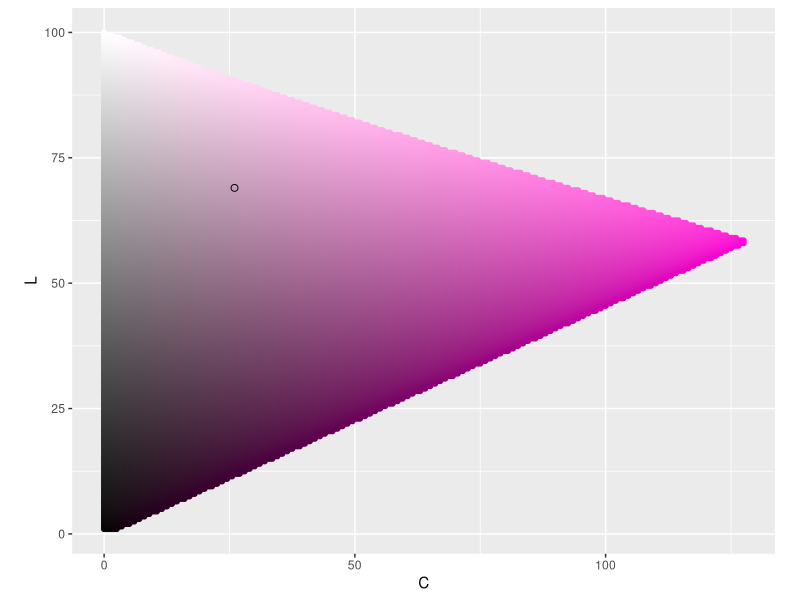
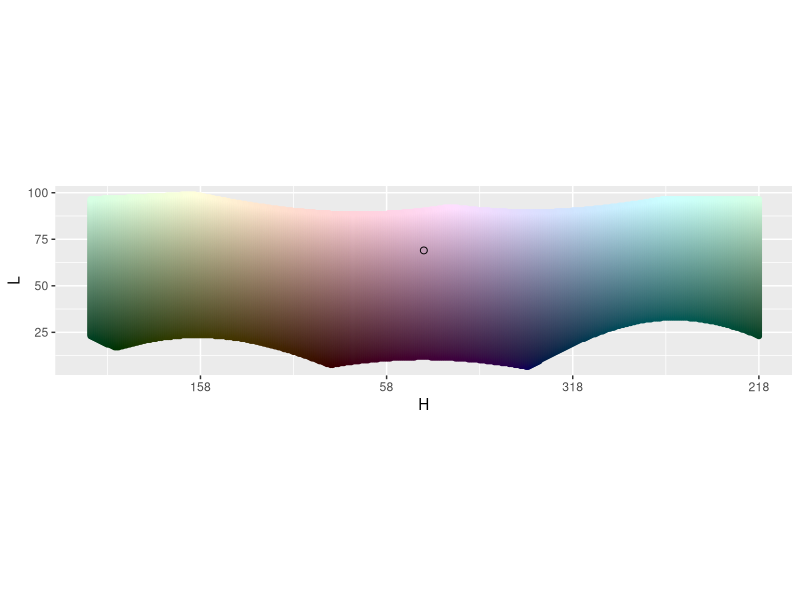
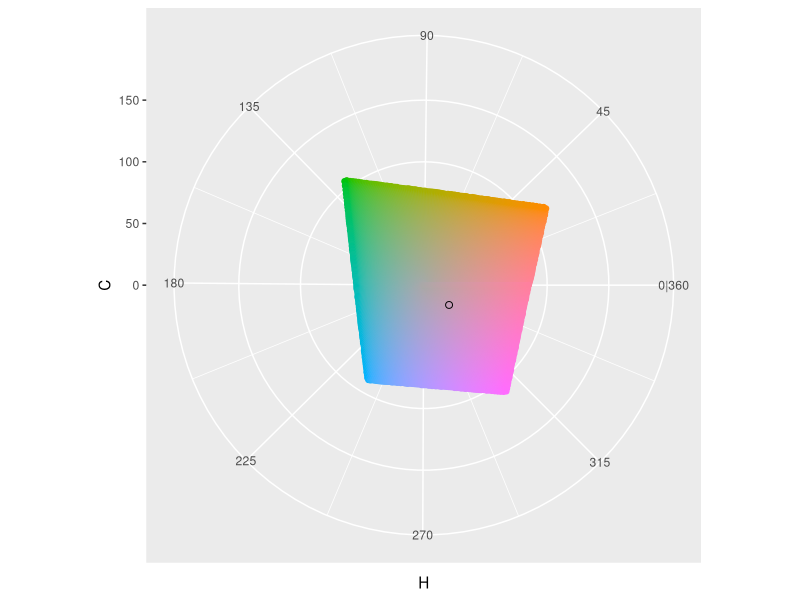
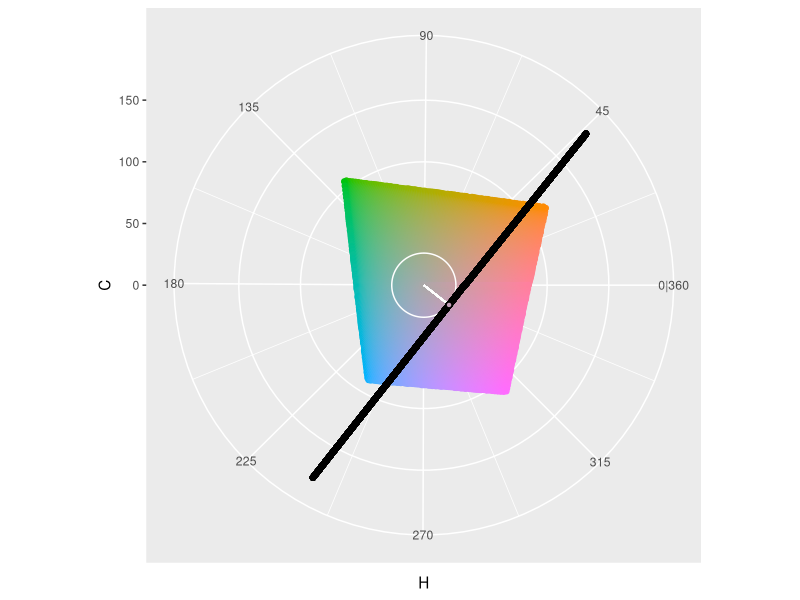
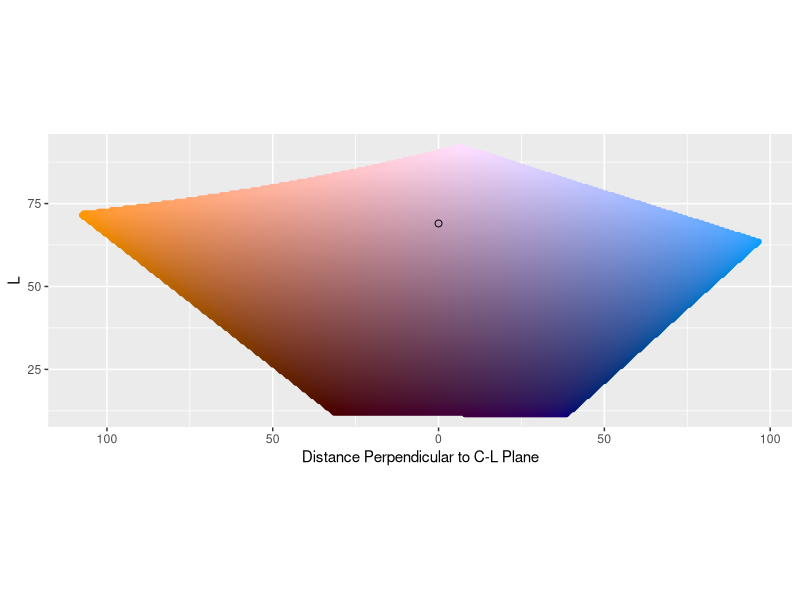
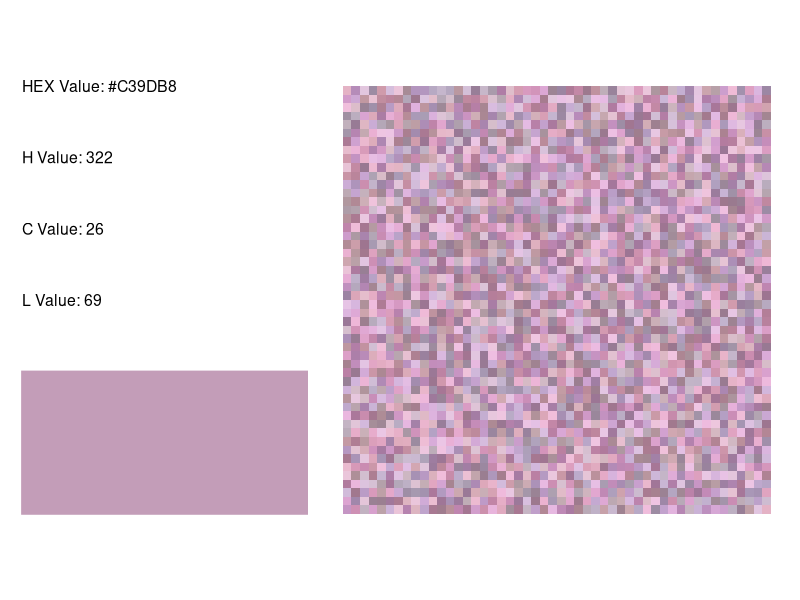
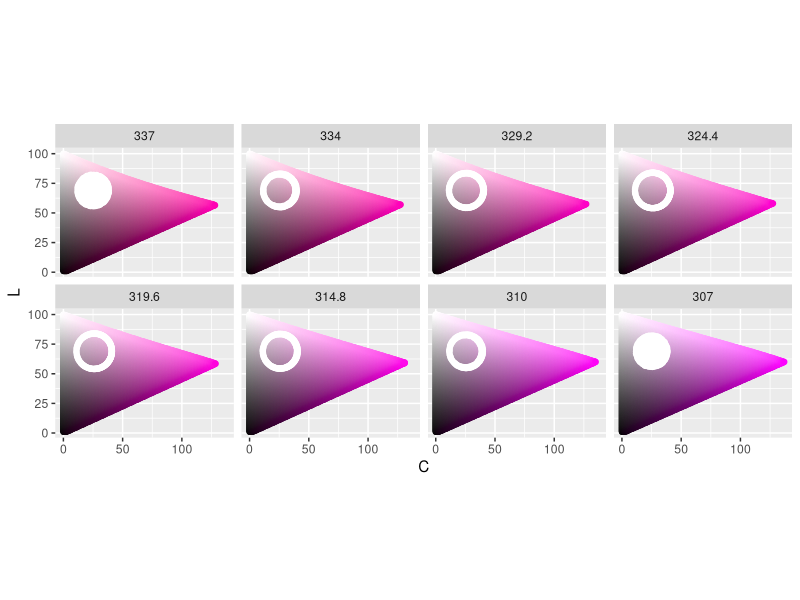
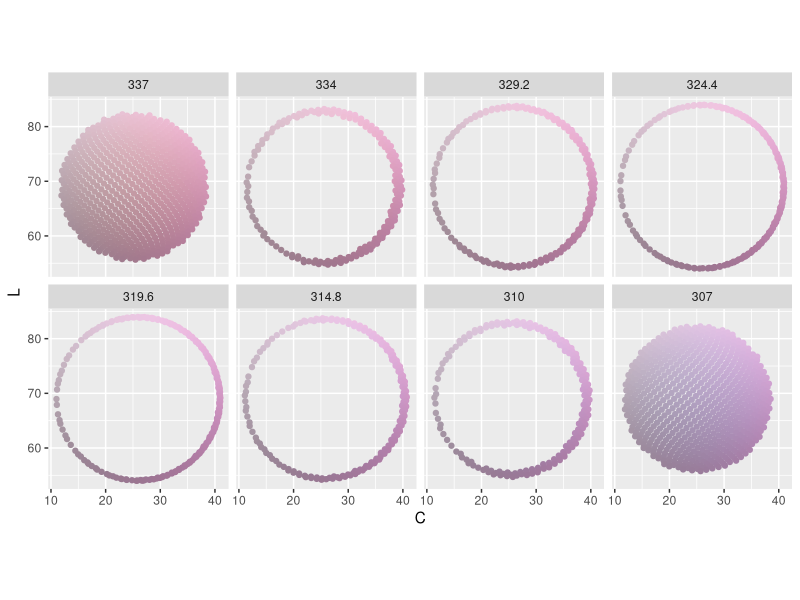

Write R code to recreate these figures, in order. (Note: a time limit stopped this script after it produced the figures.)
## ---- chunk 1
knitr::opts_chunk$set(eval = FALSE)
knitr::opts_knit$set(bookdown.internal.label = FALSE)
knitr::opts_chunk$set(out.extra = 'style="display:block; margin:auto;"')  # center
## ---- chunk 2
##---------
# Libraries
##---------
library(tidyverse)
library(patchwork)
library(colorspace)

##------------
# Pick a color
##------------
H_point <- 322
C_point <- 26
L_point <- 69

color_hex <- hcl(H_point, 
                 C_point, 
                 L_point,
                 fixup = FALSE)

##--------------------------------
# See color in H, C, L color space 
##--------------------------------
# C-L Plane ----
get_C_L_plane <- function(H_point) {
  expand_grid(H = H_point,
              C = seq(0, 180, .5),
              L = seq(1, 100, .5)) %>%
    mutate(color_value = hcl(H, C, L, fixup = FALSE)) %>%
    filter(!is.na(color_value))
}
C_L_plane <- get_C_L_plane(H_point)

graph_C_L_plane <- function(C_L_plane, color_hex) {
  ggplot() +
    geom_point(data = C_L_plane,
               aes(C, L, color = color_value, fill = color_value)) +
    scale_x_continuous(labels = abs) +
    scale_color_identity() +
    scale_fill_identity() +
    geom_point(aes(x = C_point,
                   y = L_point),
               color = 'black',
               fill = color_hex,
               shape = 21,
               size = 2) +
    coord_equal()
}
graph_C_L_plane(C_L_plane, color_hex)

# H-L Curve ----
get_H_L_curve <- function(C_point) {
  expand_grid(H = seq(1, 360, 1),
              C = C_point,
              L = seq(1, 100, .5)) %>%
    mutate(color_value = hcl(H, C, L, fixup = FALSE)) %>%
    filter(!is.na(color_value))
}
H_L_curve <- get_H_L_curve(C_point)

label_H_center <- function(H_point, ...) {
  function(x) {(x + (180 - H_point)) %% 360}
}

graph_H_L_curve <- function(H_L_curve, color_hex, H_point) {
  ggplot() +
    geom_point(data = H_L_curve,
               aes((H + (180 - H_point)) %% 360, L, 
                   color = color_value, fill = color_value)) +
    scale_color_identity() +
    scale_fill_identity() +
    geom_point(aes(x = 180, # Because we rotated points to not drop over edge
                   y = L_point),
               color = 'black',
               fill = color_hex,
               shape = 21,
               size = 2) +
    scale_x_reverse('H', # Like you're standing on the inside
                    labels = label_H_center(H_point = H_point),
                    limits = c(360, 0)) +
    coord_equal()
}
graph_H_L_curve(H_L_curve, color_hex, H_point)

# H-C plane ----
get_H_C_plane <- function(L_point){
  expand_grid(H = seq(1, 360, 1),
              C = seq(0, 180, .5),
              L = L_point) %>%
    mutate(color_value = hcl(H, C, L, fixup = FALSE)) %>%
    filter(!is.na(color_value))
}
H_C_plane <- get_H_C_plane(L_point)

graph_H_C_plane <- function(H_C_plane, color_hex) {
  ggplot() +
    geom_point(data = H_C_plane,
               aes(H, C, color = color_value, fill = color_value)) +
    scale_color_identity() +
    scale_fill_identity() +
    scale_x_continuous(breaks = seq(45, 360, 45),
                       minor_breaks = seq(0, 315, 45) + 45/2,
                       labels = c('45', '90', '135', '180', 
                                  '225', '270', '315', '0|360')) +
    scale_y_continuous(limits = c(0, 180)) +
    geom_point(aes(x = H_point,
                   y = C_point),
               color = 'black',
               fill = color_hex,
               shape = 21,
               size = 2) +
    coord_polar(start = 270 * pi / 180,
                direction = -1)
}
graph_H_C_plane(H_C_plane, color_hex)

# C tangent plane ----
C_circle <- data.frame(H = seq(1, 360),
                       C = C_point,
                       color_value = "white")
C_tangent_plane <- expand_grid(x = C_point, # Plane perpendicular to H at C
                               perpendicular_from_C_L = 
                                 seq(-sqrt(180^2 - C_point^2), sqrt(180^2 - C_point^2)),
                               L = seq(1, 100, 1)) %>%
  mutate(x_rotate = x * cos(H_point * pi/180) -  # rotate
           perpendicular_from_C_L * sin(H_point * pi/180),
         y_rotate = x * sin(H_point * pi/180) + 
           perpendicular_from_C_L * cos(H_point * pi/180)) %>%
  mutate(x = x_rotate,
         y = y_rotate) %>%
  select(-x_rotate, -y_rotate)  %>%
  mutate(H = (atan2(y, x) * 180/pi) %% 360,
         C = sqrt(x^2 + y^2)) %>%
  mutate(color_value = "white")
ggplot(data = H_C_plane,
       aes(H, C, color = color_value, fill = color_value)) +
  geom_point() +
  scale_color_identity() +
  scale_fill_identity() +
  scale_x_continuous(breaks = seq(45, 360, 45),
                     minor_breaks = seq(0, 315, 45) + 45/2,
                     labels = c('45', '90', '135', '180', 
                                '225', '270', '315', '0|360')) +
  scale_y_continuous(limits = c(0, 180)) +
  geom_path(data = C_circle) +
  geom_segment(x = H_point,
               y = 0,
               xend = H_point,
               yend = C_point,
               col = "white") +
  geom_point(data = C_tangent_plane, col = "black") +
  geom_point(x = H_point,
             y = C_point,
             color = 'black',
             fill = color_hex,
             shape = 21) +
  coord_polar(start = 270 * pi / 180,
              direction = -1)

get_C_tangent_plane <- function(H_point, C_point) {
  expand_grid(x = C_point, # Plane perpendicular to H at C
              perpendicular_from_C_L = seq(-180, 180, .5),
              L = seq(1, 100, .5)) %>%
    mutate(x_rotate = x * cos(H_point * pi/180) -  # rotate
             perpendicular_from_C_L * sin(H_point * pi/180),
           y_rotate = x * sin(H_point * pi/180) + 
             perpendicular_from_C_L * cos(H_point * pi/180)) %>%
    mutate(x = x_rotate,
           y = y_rotate) %>%
    select(-x_rotate, -y_rotate)  %>%
    mutate(H = (atan2(y, x) * 180/pi) %% 360,
           C = sqrt(x^2 + y^2)) %>%
    mutate(color_value = hcl(H, C, L, fixup = FALSE)) %>%
    filter(!is.na(color_value))
}
C_tangent_plane <- get_C_tangent_plane(H_point, C_point)

graph_C_tangent_plane <- function(C_tangent_plane, color_hex) {
  ggplot() +
    geom_point(data = C_tangent_plane,
               aes(perpendicular_from_C_L, L, 
                   color = color_value, fill = color_value)) +
    scale_color_identity() +
    scale_fill_identity() +
    scale_x_reverse("Distance Perpendicular to C-L Plane",
                    labels = abs) +
    geom_point(aes(x = 0,
                   y = L_point),
               color = 'black',
               fill = color_hex,
               shape = 21,
               size = 2) +
    coord_equal()
}
graph_C_tangent_plane(C_tangent_plane, color_hex)
## ---- chunk 3
knitr::include_graphics('/post/2021-08-10-choosing-nearby-colors-part-2/index.en-us_files/c_l_plane.png', error = FALSE)
## ---- chunk 4
knitr::include_graphics('/post/2021-08-10-choosing-nearby-colors-part-2/index.en-us_files/h_c_plane.png', error = FALSE)
## ---- chunk 5
knitr::include_graphics('/post/2021-08-10-choosing-nearby-colors-part-2/index.en-us_files/h_l_curve.png', error = FALSE)
## ---- chunk 6
knitr::include_graphics('/post/2021-08-10-choosing-nearby-colors-part-2/index.en-us_files/c_tangent_plane_setup.png', error = FALSE)
## ---- chunk 7
knitr::include_graphics('/post/2021-08-10-choosing-nearby-colors-part-2/index.en-us_files/c_tangent_plane.png', error = FALSE)
## ---- chunk 8
##------------------
# x, y, L perimeter
##------------------
width <- 15
n_color <- 50 ^ 2

# http://extremelearning.com.au/how-to-evenly-distribute-points-on-a-sphere-more-effectively-than-the-canonical-fibonacci-lattice/#more-3069
get_xyl_data <- function(H_point, C_point, L_point, width, n_color) {
  data.frame(theta = 2 * pi * seq(0, n_color - 1) / ((1 + sqrt(5)) / 2),
             phi = acos(1 - 2 * (seq(0, n_color - 1) + .5) / n_color)) %>%
    mutate(x = cos(theta) * sin(phi),
           y = sin(theta) * sin(phi),
           L = cos(phi)) %>%
    mutate(x = x * width + C_point * cos(H_point * pi/180),
           y = y * width + C_point * sin(H_point * pi/180),
           L = L * width + L_point) %>%
    mutate(H = (atan2(y, x) * 180/pi) %% 360,
           C = sqrt(x^2 + y^2)) %>%
    filter(L >= 0 & L <= 100 & C >= 0) %>%
    mutate(color_value = hcl(h = H,
                             c = C,
                             l = L)) %>%
    mutate(x = C * cos(H * pi/180),
           y = C * sin(H * pi/180)) %>%
    mutate(perpendicular_from_C_L = x * sin(-H_point * pi/180) + 
             y * cos(-H_point * pi/180),
           parallel_along_C_L = x * cos(-H_point * pi/180) - 
             y * sin(-H_point * pi/180)) %>%
    mutate(row_value = sample(row_number(), n()),
           col_value = ceiling(row_value / sqrt(n_color))) %>%
    mutate(row_value = (row_value %% sqrt(n_color)) + 1) %>%
    mutate(L_cut = as.character(
      cut(L, breaks = c(-Inf, seq(L_point - width, 
                                  L_point + width, 
                                  length.out = 7), 
                        Inf),
          labels = c(L_point - width, 
                     seq(L_point - (width * .8), 
                         L_point + (width * .8), 
                         length.out = 6), 
                     L_point + width))),
      C_cut = as.character(
        cut(C,
            breaks = c(-Inf, 
                       seq(C_point - width, 
                           C_point + width, 
                           length.out = 7), 
                       Inf),
            labels = c(C_point - width, 
                       seq(C_point - (width * .8), 
                           C_point + (width * .8), 
                           length.out = 6), 
                       C_point + width))),
      H_cut = as.character(
        cut((180 - abs(abs(H - H_point) - 180)) * 
              sign(180 - abs(H - H_point)) * 
              sign(H - H_point),
            breaks = c(-Inf, 
                       seq(0 - width, 
                           0 + width, 
                           length.out = 7), 
                       Inf),
            labels = c(H_point - width, 
                       seq(H_point - (width * .8), 
                           H_point + (width * .8), 
                           length.out = 6), 
                       H_point + width) %% 360)),
      perpendicular_from_C_L_cut = as.character(
        cut(perpendicular_from_C_L,
            breaks = c(-Inf, seq(0 - width, 
                                 0 + width, 
                                 length.out = 7), 
                       Inf),
            labels = c(0 - width, 
                       seq(0 - (width * .8), 
                           0 + (width * .8), 
                           length.out = 6), 
                       0 + width))),
      parallel_along_C_L_cut = as.character(
        cut(parallel_along_C_L,
            breaks = c(-Inf, 
                       seq(C_point - width, 
                           C_point + width, 
                           length.out = 7), 
                       Inf),
            labels = c(C_point - width, 
                       seq(C_point - (width * .8), 
                           C_point + (width * .8), 
                           length.out = 6), 
                       C_point + width)))) %>%
    mutate(L_cut = as.factor(as.numeric(L_cut)),
           C_cut = as.factor(as.numeric(C_cut)),
           H_cut = as.factor(as.numeric(H_cut)),
           perpendicular_from_C_L_cut = 
             as.factor(as.numeric(perpendicular_from_C_L_cut)),
           parallel_along_C_L_cut = 
             as.factor(as.numeric(parallel_along_C_L_cut))) %>%
    mutate(H_cut = fct_expand(H_cut, 
                              as.character(c(H_point - width, 
                                             seq(H_point - (width * .8), 
                                                 H_point + (width * .8), 
                                                 length.out = 6), 
                                             H_point + width) %% 360)),
           perpendicular_from_C_L_cut = 
             fct_expand(perpendicular_from_C_L_cut,
                        as.character(c(0 - width, 
                                       seq(0 - (width * .8), 
                                           0 + (width * .8), 
                                           length.out = 6), 
                                       0 + width)))) %>%
    mutate(H_cut = fct_relevel(H_cut, 
                               as.character(c(H_point - width, 
                                              seq(H_point - (width * .8), 
                                                  H_point + (width * .8), 
                                                  length.out = 6), 
                                              H_point + width) %% 360)),
           perpendicular_from_C_L_cut = 
             fct_relevel(perpendicular_from_C_L_cut,
                         as.character(c(0 - width, 
                                        seq(0 - (width * .8), 
                                            0 + (width * .8), 
                                            length.out = 6), 
                                        0 + width)))) %>%
    mutate(H_cut = fct_rev(H_cut),
           perpendicular_from_C_L_cut = fct_rev(perpendicular_from_C_L_cut))
}

xyl <- get_xyl_data(H_point, C_point, L_point, width, n_color)

graph_info <- function(H_point, C_point, L_point) {
  color_hex <- hcl(H_point, 
                   C_point,
                   L_point,
                   fixup = FALSE)
  
  ggplot() +
    geom_rect(aes(xmin = 0, xmax = 1,
                  ymin = 0, ymax = .5), col = color_hex, fill = color_hex) +
    geom_text(data = data.frame(x = 0,
                                y = seq(1.5, .75, -.25),
                                label = c(paste("HEX Value:", color_hex), 
                                          paste("H Value:", H_point),
                                          paste("C Value:", C_point),
                                          paste("L Value:", L_point))),
              aes(x, y, label = label), hjust = 0, size = 4) +
    coord_equal() +
    theme_void()
}

graph_sample <- function(color_points) {
  ggplot(data = color_points,
         aes(x = row_value,
             y = col_value,
             fill = color_value)) +
    geom_tile() +
    coord_equal() +
    scale_fill_identity() +
    theme_void()
}

p1 <- graph_info(H_point, C_point, L_point)
p2 <- graph_sample(xyl)
p1 + p2

# C L plane by H
graph_C_L_by_H <- function(color_points) {
  ggplot(data = color_points, aes(C, L, 
                                  col = color_value, fill = color_value)) +
    geom_point() +
    scale_color_identity() +
    scale_fill_identity() +
    facet_wrap(~ H_cut, nrow = 2) +
    coord_equal() 
}

get_C_L_plane_by_H <- function(color_points, H_point, width) {
  map_dfr(as.numeric(as.character(unique(color_points$H_cut))), 
          get_C_L_plane) %>%
    mutate(H_cut = as.factor(H)) %>%
    mutate(H_cut = fct_expand(H_cut, 
                              as.character(c(H_point - width, 
                                             seq(H_point - (width * .8), 
                                                 H_point + (width * .8), 
                                                 length.out = 6), 
                                             H_point + width) %% 360))) %>%
    mutate(H_cut = fct_relevel(H_cut, 
                               as.character(c(H_point - width, 
                                              seq(H_point - (width * .8), 
                                                  H_point + (width * .8), 
                                                  length.out = 6), 
                                              H_point + width) %% 360))) %>%
    mutate(H_cut = fct_rev(H_cut))
}
C_L_plane_by_H <- get_C_L_plane_by_H(xyl, H_point, width)

graph_C_L_plane_by_H <- function(C_L_plane, color_points) {
  ggplot() +
    geom_point(data = C_L_plane,
               aes(C, L, color = color_value, fill = color_value)) +
    geom_point(data = color_points,
               aes(C, L, color = "white", fill = "white")) +
    scale_x_continuous(labels = abs) +
    scale_color_identity() +
    scale_fill_identity() +
    facet_wrap(~ H_cut, nrow = 2) +
    coord_equal()
}
graph_C_L_plane_by_H(C_L_plane_by_H, xyl)
graph_C_L_by_H(xyl)

# H L curve
graph_H_L_by_C <- function(color_points, H_point) {
  ggplot(data = color_points, aes((H + (180 - H_point)) %% 360, L, 
                                  color = color_value, fill = color_value)) +
    geom_point() +
    scale_color_identity() +
    scale_fill_identity() +
    scale_x_reverse('H', # Like you're standing on the inside
                    labels = label_H_center(H_point = H_point)) +
    facet_wrap(~ C_cut, nrow = 2) +
    coord_equal()
}

get_H_L_curve_by_C <- function(color_points) {
  map_dfr(as.numeric(as.character(
    unique(color_points$C_cut))), get_H_L_curve) %>%
    mutate(C_cut = as.factor(C))
}
H_L_curve_by_C <- get_H_L_curve_by_C(xyl)

graph_H_L_curve_by_C <- function(H_L_curve_by_C, color_points, H_point) {
  ggplot() +
    geom_point(data = H_L_curve_by_C,
               aes((H + (180 - H_point)) %% 360, L, 
                   color = color_value, fill = color_value)) +
    geom_point(data = color_points,
               aes((H + (180 - H_point)) %% 360, L, 
                   color = "white", fill = "white")) +
    scale_color_identity() +
    scale_fill_identity() +
    scale_x_reverse('H', # Like you're standing on the inside
                    labels = label_H_center(H_point = H_point),
                    limits = c(360, 0)) +
    facet_wrap(~ C_cut, nrow = 2) +
    coord_equal()
}
graph_H_L_curve_by_C(H_L_curve_by_C, xyl, H_point)
graph_H_L_by_C(xyl, H_point)

# H C plane by L
graph_x_y_by_L <- function(color_points, H_point) {
  ggplot(data = color_points, aes(x, y, 
                                  col = color_value, fill = color_value)) +
    geom_abline(slope = c(tan(-67.5 * pi/180), 
                          tan(-45 * pi/180), 
                          tan(-22.5 * pi/180),
                          0, 100000,
                          tan(22.5 * pi/180), 
                          tan(45 * pi/180), 
                          tan(67.5 * pi/180)), 
                intercept = 0,
                color = "white") +
    geom_abline(slope = tan(H_point * pi/180), 
                intercept = 0,
                color = "black") +
    geom_point() +
    scale_color_identity() +
    scale_fill_identity() +
    facet_wrap(~ L_cut, nrow = 2) +
    coord_equal() +
    theme(axis.line=element_blank(), axis.text.x=element_blank(),
          axis.text.y=element_blank(), axis.ticks=element_blank(),
          axis.title.x=element_blank(), axis.title.y=element_blank(),
          panel.grid.major=element_blank(), panel.grid.minor=element_blank())
}

get_H_C_plane_by_L <- function(color_points) {
  map_dfr(as.numeric(
    as.character(unique(color_points$L_cut))), get_H_C_plane) %>%
    mutate(L_cut = as.factor(L))
}
H_C_plane_by_L <- get_H_C_plane_by_L(xyl)

graph_H_C_plane_by_L <- function(H_C_plane_by_L, color_points) {
  ggplot() +
    geom_point(data = H_C_plane_by_L,
               aes(H, C, color = color_value, fill = color_value)) +
    geom_point(data = color_points,
               aes(H , C, color = "white", fill = "white")) +
    scale_color_identity() +
    scale_fill_identity() +
    scale_x_continuous(breaks = seq(45, 360, 45),
                       minor_breaks = seq(0, 315, 45) + 45/2,
                       labels = c('45', '90', '135', '180', 
                                  '225', '270', '315', '0|360')) +
    scale_y_continuous(limits = c(0, 180)) +
    facet_wrap(~ L_cut, nrow = 2) +
    coord_polar(start = 270 * pi / 180,
                direction = -1)
}
graph_H_C_plane_by_L(H_C_plane_by_L, xyl)
graph_x_y_by_L(xyl, H_point)

# C tangent plane
label_perpendicular_from_C_L_cut<- function(x) {
  as.character(abs(as.numeric(x)))
}

graph_parallel_perpendicular_by_L <- function(color_points) {
  ggplot(data = color_points, 
         aes(x = parallel_along_C_L,
             y = perpendicular_from_C_L,
             color = color_value)) +
    geom_point() +
    scale_color_identity() +
    scale_y_continuous("Distance Perpendicular to C-L Plane", # similar to H
                       labels = abs) +
    labs(x = "Distance Parallel to C-L Plane") + # similar to C
    facet_wrap(~ L_cut, nrow = 2) +
    coord_equal()
}
graph_parallel_perpendicular_by_L(xyl)

graph_perpendicular_L_by_parallel <- function(color_points) {
  ggplot(data = color_points, 
         aes(x = perpendicular_from_C_L,
             y = L,
             color = color_value)) +
    geom_point() +
    scale_color_identity() +
    scale_x_continuous("Distance Perpendicular to C-L Plane",
                       labels = abs) +
    scale_y_continuous(labels = abs) +
    facet_wrap(~ parallel_along_C_L_cut, nrow = 2) +
    coord_equal()
}
graph_perpendicular_L_by_parallel(xyl)

graph_parallel_L_by_perpendicular <- function(color_points) {
  ggplot(data = color_points, 
         aes(x = parallel_along_C_L,
             y = L,
             color = color_value)) +
    geom_point() +
    scale_color_identity() +
    labs(x = "Distance Parallel to C-L Plane") +
    facet_wrap(~ perpendicular_from_C_L_cut, nrow = 2,
               labeller = as_labeller(label_perpendicular_from_C_L_cut)) +
    coord_equal()
}
graph_parallel_L_by_perpendicular(xyl)
## ---- chunk 9
knitr::include_graphics('/post/2021-08-10-choosing-nearby-colors-part-2/index.en-us_files/xyl_info.png', error = FALSE)
## ---- chunk 10
knitr::include_graphics('/post/2021-08-10-choosing-nearby-colors-part-2/index.en-us_files/xyl_c_l_plane.png', error = FALSE)
## ---- chunk 11
knitr::include_graphics('/post/2021-08-10-choosing-nearby-colors-part-2/index.en-us_files/xyl_c_l.png', error = FALSE)
## ---- chunk 12
knitr::include_graphics('/post/2021-08-10-choosing-nearby-colors-part-2/index.en-us_files/xyl_h_l_curve.png', error = FALSE)
## ---- chunk 13
knitr::include_graphics('/post/2021-08-10-choosing-nearby-colors-part-2/index.en-us_files/xyl_h_l.png', error = FALSE)
## ---- chunk 14
knitr::include_graphics('/post/2021-08-10-choosing-nearby-colors-part-2/index.en-us_files/xyl_h_c_plane.png', error = FALSE)
## ---- chunk 15
knitr::include_graphics('/post/2021-08-10-choosing-nearby-colors-part-2/index.en-us_files/xyl_h_c.png', error = FALSE)
## ---- chunk 16
knitr::include_graphics('/post/2021-08-10-choosing-nearby-colors-part-2/index.en-us_files/xyl_par_per.png', error = FALSE)
## ---- chunk 17
knitr::include_graphics('/post/2021-08-10-choosing-nearby-colors-part-2/index.en-us_files/xyl_per_l.png', error = FALSE)
## ---- chunk 18
knitr::include_graphics('/post/2021-08-10-choosing-nearby-colors-part-2/index.en-us_files/xyl_par_l.png', error = FALSE)
## ---- chunk 19
##------------------
# H, C, L, perimeter
##------------------
get_hcl_data <- function(H_point, C_point, L_point, width, n_color) {
 data.frame(theta = 2 * pi * seq(0, n_color - 1) / ((1 + sqrt(5)) / 2),
                  phi = acos(1 - 2 * (seq(0, n_color - 1) + .5) / n_color)) %>%
  mutate(H = cos(theta) * sin(phi),
         C = sin(theta) * sin(phi),
         L = cos(phi)) %>%
  mutate(H = H * width + H_point,
         C = C * width + C_point,
         L = L * width + L_point) %>%
  mutate(H = H %% 360) %>% # not really needed except for graphs
  filter(L >= 0 & L <= 100 & C >= 0) %>%
  mutate(color_value = hcl(h = H,
                           c = C,
                           l = L)) %>%
  mutate(x = C * cos(H * pi/180),
         y = C * sin(H * pi/180)) %>%
  mutate(perpendicular_from_C_L = x * sin(-H_point * pi/180) + 
           y * cos(-H_point * pi/180), # not a C value since we didn't rotate by H
         parallel_along_C_L = x * cos(-H_point * pi/180) - 
           y * sin(-H_point * pi/180)) %>%
  mutate(row_value = sample(row_number(), n()),
         col_value = ceiling(row_value / sqrt(n_color))) %>%
  mutate(row_value = (row_value %% sqrt(n_color)) + 1) %>%
  mutate(L_cut = as.character(
    cut(L, breaks = c(-Inf, seq(L_point - width, 
                                L_point + width, 
                                length.out = 7), 
                      Inf),
        labels = c(L_point - width, 
                   seq(L_point - (width * .8), 
                       L_point + (width * .8), 
                       length.out = 6), 
                   L_point + width))),
         C_cut = as.character(
           cut(C,
               breaks = c(-Inf, 
                          seq(C_point - width, 
                              C_point + width, 
                              length.out = 7), 
                          Inf),
               labels = c(C_point - width, 
                          seq(C_point - (width * .8), 
                              C_point + (width * .8), 
                              length.out = 6), 
                          C_point + width))),
         H_cut = as.character(
           cut((180 - abs(abs(H - H_point) - 180)) * 
                 sign(180 - abs(H - H_point)) * 
                 sign(H - H_point),
               breaks = c(-Inf, 
                          seq(0 - width, 
                              0 + width, 
                              length.out = 7), 
                          Inf),
               labels = c(H_point - width, 
                          seq(H_point - (width * .8), 
                              H_point + (width * .8), 
                              length.out = 6), 
                          H_point + width) %% 360)),
         perpendicular_from_C_L_cut = as.character(
           cut(perpendicular_from_C_L,
               breaks = c(-Inf, seq(0 - width, 
                                    0 + width, 
                                    length.out = 7), 
                          Inf),
               labels = c(0 - width, 
                          seq(0 - (width * .8), 
                              0 + (width * .8), 
                              length.out = 6), 
                          0 + width))),
         parallel_along_C_L_cut = as.character(
           cut(parallel_along_C_L,
               breaks = c(-Inf, 
                          seq(C_point - width, 
                              C_point + width, 
                              length.out = 7), 
                          Inf),
               labels = c(C_point - width, 
                          seq(C_point - (width * .8), 
                              C_point + (width * .8), 
                              length.out = 6), 
                          C_point + width)))) %>%
  mutate(L_cut = as.factor(as.numeric(L_cut)),
         C_cut = as.factor(as.numeric(C_cut)),
         H_cut = as.factor(as.numeric(H_cut)),
         perpendicular_from_C_L_cut = 
           as.factor(as.numeric(perpendicular_from_C_L_cut)),
         parallel_along_C_L_cut = 
           as.factor(as.numeric(parallel_along_C_L_cut))) %>%
  mutate(H_cut = fct_expand(H_cut, 
                            as.character(c(H_point - width, 
                                           seq(H_point - (width * .8), 
                                               H_point + (width * .8), 
                                               length.out = 6), 
                                           H_point + width) %% 360)),
         perpendicular_from_C_L_cut = 
           fct_expand(perpendicular_from_C_L_cut,
                      as.character(c(0 - width, 
                                     seq(0 - (width * .8), 
                                         0 + (width * .8), 
                                         length.out = 6), 
                                     0 + width)))) %>%
  mutate(H_cut = fct_relevel(H_cut, 
                             as.character(c(H_point - width, 
                                            seq(H_point - (width * .8), 
                                                H_point + (width * .8), 
                                                length.out = 6), 
                                            H_point + width) %% 360)),
         perpendicular_from_C_L_cut = 
           fct_relevel(perpendicular_from_C_L_cut,
                      as.character(c(0 - width, 
                                     seq(0 - (width * .8), 
                                         0 + (width * .8), 
                                         length.out = 6), 
                                     0 + width)))) %>%
  mutate(H_cut = fct_rev(H_cut),
         perpendicular_from_C_L_cut = fct_rev(perpendicular_from_C_L_cut))
}

hcl <- get_hcl_data(H_point, C_point, L_point, width, n_color)

p1 <- graph_info(H_point, C_point, L_point)
p2 <- graph_sample(hcl)
p1 + p2

# C L plane by H
C_L_plane_by_H <- get_C_L_plane_by_H(hcl, H_point, width)
graph_C_L_by_H(hcl)
graph_C_L_plane_by_H(C_L_plane_by_H, hcl)

# H L curve
H_L_curve_by_C <- get_H_L_curve_by_C(hcl)
graph_H_L_by_C(hcl, H_point)
graph_H_L_curve_by_C(H_L_curve_by_C, hcl, H_point)

# H C plane by L
H_C_plane_by_L <- get_H_C_plane_by_L(hcl)
graph_x_y_by_L(hcl, H_point)
graph_H_C_plane_by_L(H_C_plane_by_L, hcl)

# C tangent plane
graph_parallel_perpendicular_by_L(hcl)

graph_perpendicular_L_by_parallel(hcl)

graph_parallel_L_by_perpendicular(hcl)
## ---- chunk 20
knitr::include_graphics('/post/2021-08-10-choosing-nearby-colors-part-2/index.en-us_files/hcl_info.png', error = FALSE)
## ---- chunk 21
knitr::include_graphics('/post/2021-08-10-choosing-nearby-colors-part-2/index.en-us_files/hcl_c_l_plane.png', error = FALSE)
## ---- chunk 22
knitr::include_graphics('/post/2021-08-10-choosing-nearby-colors-part-2/index.en-us_files/hcl_c_l.png', error = FALSE)
## ---- chunk 23
knitr::include_graphics('/post/2021-08-10-choosing-nearby-colors-part-2/index.en-us_files/hcl_h_l_curve.png', error = FALSE)
## ---- chunk 24
knitr::include_graphics('/post/2021-08-10-choosing-nearby-colors-part-2/index.en-us_files/hcl_h_l.png', error = FALSE)
## ---- chunk 25
knitr::include_graphics('/post/2021-08-10-choosing-nearby-colors-part-2/index.en-us_files/hcl_h_c_plane.png', error = FALSE)
## ---- chunk 26
knitr::include_graphics('/post/2021-08-10-choosing-nearby-colors-part-2/index.en-us_files/hcl_h_c.png', error = FALSE)
## ---- chunk 27
knitr::include_graphics('/post/2021-08-10-choosing-nearby-colors-part-2/index.en-us_files/hcl_par_per.png', error = FALSE)
## ---- chunk 28
knitr::include_graphics('/post/2021-08-10-choosing-nearby-colors-part-2/index.en-us_files/hcl_per_l.png', error = FALSE)
## ---- chunk 29
knitr::include_graphics('/post/2021-08-10-choosing-nearby-colors-part-2/index.en-us_files/hcl_par_l.png', error = FALSE)
## ---- chunk 30
##-------
# Compare
##-------
compare <- rbind(xyl[, c('H', 'C', 'L', 'x', 'y', 
                         'H_cut', 'C_cut', 'L_cut', 
                         'perpendicular_from_C_L', 'parallel_along_C_L', 
                         'perpendicular_from_C_L_cut', 'parallel_along_C_L_cut',
                         'row_value', 'col_value', 'color_value')],
                 hcl[, c('H', 'C', 'L', 'x', 'y', 
                         'H_cut', 'C_cut', 'L_cut', 
                         'perpendicular_from_C_L', 'parallel_along_C_L', 
                         'perpendicular_from_C_L_cut', 'parallel_along_C_L_cut',
                         'row_value', 'col_value', 'color_value')]) %>%
  mutate(setting = c(rep('XYL', n_color), rep('HCL', n_color))) 

# C L plane
graph_C_L_by_H_comparison <- function(color_points) {
  ggplot(data = color_points, aes(C, L, col = setting)) +
    geom_point(alpha = .5) +
    facet_wrap(~ H_cut, nrow = 2) +
    coord_equal() +
    scale_color_discrete("") +
    theme(legend.position = "bottom")
}
graph_C_L_by_H_comparison(compare)

# H L curve
graph_H_L_by_C_comparison <- function(color_points, H_point) {
  ggplot(data = color_points, 
         aes((H + (180 - H_point)) %% 360, L, color = setting)) +
    geom_point(alpha = .5) +
    scale_x_reverse('H',
                    labels = label_H_center(H_point = H_point)) +
    facet_wrap(~ C_cut, nrow = 2) +
    coord_equal() +
    scale_color_discrete("") +
    theme(legend.position = "bottom")
}
graph_H_L_by_C_comparison(compare, H_point)

# H C plane
graph_x_y_by_L_comparison <- function(color_points, H_point) {
  ggplot(data = color_points, aes(x, y, col = setting)) +
    geom_abline(slope = c(tan(-67.5 * pi/180), 
                          tan(-45 * pi/180), 
                          tan(-22.5 * pi/180),
                          0, 100000,
                          tan(22.5 * pi/180), 
                          tan(45 * pi/180), 
                          tan(67.5 * pi/180)), 
                intercept = 0,
                color = "white") +
    geom_abline(slope = tan(H_point * pi/180), 
                intercept = 0,
                color = "black") +
    geom_point(alpha = .5) +
    facet_wrap(~ L_cut, nrow = 2) +
    coord_equal() +
    scale_color_discrete("") +
    theme(legend.position = "bottom",
          axis.line=element_blank(), axis.text.x=element_blank(),
          axis.text.y=element_blank(), axis.ticks=element_blank(),
          axis.title.x=element_blank(), axis.title.y=element_blank(),
          panel.grid.major=element_blank(), panel.grid.minor=element_blank())
}
graph_x_y_by_L_comparison(compare, H_point)

# C tangent plane
graph_parallel_perpendicular_by_L_comparison <- function(color_points) {
  ggplot(data = color_points, 
         aes(x = parallel_along_C_L,
             y = perpendicular_from_C_L,
             color = setting)) +
    geom_point(alpha = .5) +
    scale_y_continuous("Distance Perpendicular to C-L Plane",
                       labels = abs) +
    labs(x = "Distance Parallel to C-L Plane") +
    facet_wrap(~ L_cut, nrow = 2) +
    coord_equal() +
    scale_color_discrete("") +
    theme(legend.position = "bottom")
}
graph_parallel_perpendicular_by_L_comparison(compare)

graph_perpendicular_L_by_parallel_comparison <- function(color_points) {
  ggplot(data = color_points, 
         aes(x = perpendicular_from_C_L,
             y = L,
             color = setting)) +
    geom_point(alpha = .5) +
    scale_x_continuous("Distance Perpendicular to C-L Plane", 
            labels = abs) +
    scale_y_continuous(labels = abs) +
    facet_wrap(~ parallel_along_C_L_cut, nrow = 2) +
    coord_equal() +
    scale_color_discrete("") +
    theme(legend.position = "bottom")
}
graph_perpendicular_L_by_parallel_comparison(compare)

graph_parallel_L_by_perpendicular_comparison <- function(color_points) {
  ggplot(data = color_points, 
         aes(x = parallel_along_C_L,
             y = L,
             color = setting)) +
    geom_point(alpha = .5) +
    labs(x = "Distance Parallel to C-L Plane") +
    facet_wrap(~ perpendicular_from_C_L_cut, nrow = 2,
               labeller = as_labeller(label_perpendicular_from_C_L_cut)) +
    coord_equal() +
    scale_color_discrete("") +
    theme(legend.position = "bottom")
}
graph_parallel_L_by_perpendicular_comparison(compare)

compare <- compare %>%
  group_by(setting) %>%
  arrange((180 - abs(abs(H - H_point) - 180)) * 
            sign(180 - abs(H - H_point)) * sign(H - H_point)) %>%
  mutate(col_value = ceiling(row_number() / sqrt(n_color))) %>%
  arrange(col_value, L) %>%
  group_by(setting, col_value) %>%
  mutate(row_value = row_number())

ggplot(data = compare,
       aes(x = col_value,
           y = row_value,
           fill = color_value)) +
  geom_tile() +
  coord_equal() +
  scale_fill_identity() +
  theme_void() +
  facet_grid(~setting)

compare <- compare %>%
  group_by(setting) %>%
  arrange((180 - abs(abs(H - H_point) - 180)) * 
            sign(180 - abs(H - H_point)) * sign(H - H_point)) %>%
  mutate(col_value = ceiling(row_number() / sqrt(n_color))) %>%
  arrange(col_value, C) %>%
  group_by(setting, col_value) %>%
  mutate(row_value = row_number())

ggplot(data = compare,
       aes(x = col_value,
           y = row_value,
           fill = color_value)) +
  geom_tile() +
  coord_equal() +
  scale_fill_identity() +
  theme_void() +
  facet_grid(~setting)
## ---- chunk 31
knitr::include_graphics('/post/2021-08-10-choosing-nearby-colors-part-2/index.en-us_files/compare_c_l.png', error = FALSE)
## ---- chunk 32
knitr::include_graphics('/post/2021-08-10-choosing-nearby-colors-part-2/index.en-us_files/compare_h_l.png', error = FALSE)
## ---- chunk 33
knitr::include_graphics('/post/2021-08-10-choosing-nearby-colors-part-2/index.en-us_files/compare_h_c.png', error = FALSE)
## ---- chunk 34
knitr::include_graphics('/post/2021-08-10-choosing-nearby-colors-part-2/index.en-us_files/compare_par_per.png', error = FALSE)
## ---- chunk 35
knitr::include_graphics('/post/2021-08-10-choosing-nearby-colors-part-2/index.en-us_files/compare_per_l.png', error = FALSE)
## ---- chunk 36
knitr::include_graphics('/post/2021-08-10-choosing-nearby-colors-part-2/index.en-us_files/compare_par_l.png', error = FALSE)
## ---- chunk 37
knitr::include_graphics('/post/2021-08-10-choosing-nearby-colors-part-2/index.en-us_files/compare_samples.png', error = FALSE)
## ---- chunk 38
knitr::include_graphics('/post/2021-08-10-choosing-nearby-colors-part-2/index.en-us_files/compare_samples2.png', error = FALSE)
## ---- chunk 39
## Try lower value of C ----
C_point <- 16

xyl <- get_xyl_data(H_point, C_point, L_point, width, n_color)

hcl <- get_hcl_data(H_point, C_point, L_point, width, n_color)

compare <- rbind(xyl[, c('H', 'C', 'L', 'x', 'y', 
                         'H_cut', 'C_cut', 'L_cut', 
                         'perpendicular_from_C_L', 'parallel_along_C_L', 
                         'perpendicular_from_C_L_cut', 'parallel_along_C_L_cut',
                         'row_value', 'col_value', 'color_value')],
                 hcl[, c('H', 'C', 'L', 'x', 'y', 
                         'H_cut', 'C_cut', 'L_cut', 
                         'perpendicular_from_C_L', 'parallel_along_C_L', 
                         'perpendicular_from_C_L_cut', 'parallel_along_C_L_cut',
                         'row_value', 'col_value', 'color_value')]) %>%
  mutate(setting = c(rep('XYL', n_color), rep('HCL', n_color))) 

# C L plane
graph_C_L_by_H_comparison(compare)

# H L curve
graph_H_L_by_C_comparison(compare, H_point)

# H C plane
graph_x_y_by_L_comparison(compare, H_point)

# C tangent plane
graph_parallel_perpendicular_by_L_comparison(compare)

graph_perpendicular_L_by_parallel_comparison(compare)

graph_parallel_L_by_perpendicular_comparison(compare)

compare <- compare %>%
  group_by(setting) %>%
  arrange((180 - abs(abs(H - H_point) - 180)) * 
            sign(180 - abs(H - H_point)) * sign(H - H_point)) %>%
  mutate(col_value = ceiling(row_number() / sqrt(n_color))) %>%
  arrange(col_value, L) %>%
  group_by(setting, col_value) %>%
  mutate(row_value = row_number())

ggplot(data = compare,
       aes(x = col_value,
           y = row_value,
           fill = color_value)) +
  geom_tile() +
  coord_equal() +
  scale_fill_identity() +
  theme_void() +
  facet_grid(~setting)

compare <- compare %>%
  group_by(setting) %>%
  arrange((180 - abs(abs(H - H_point) - 180)) * 
            sign(180 - abs(H - H_point)) * sign(H - H_point)) %>%
  mutate(col_value = ceiling(row_number() / sqrt(n_color))) %>%
  arrange(col_value, C) %>%
  group_by(setting, col_value) %>%
  mutate(row_value = row_number())

ggplot(data = compare,
       aes(x = col_value,
           y = row_value,
           fill = color_value)) +
  geom_tile() +
  coord_equal() +
  scale_fill_identity() +
  theme_void() +
  facet_grid(~setting)
## ---- chunk 40
knitr::include_graphics('/post/2021-08-10-choosing-nearby-colors-part-2/index.en-us_files/C_lower_c_l.png', error = FALSE)
## ---- chunk 41
knitr::include_graphics('/post/2021-08-10-choosing-nearby-colors-part-2/index.en-us_files/C_lower_h_l.png', error = FALSE)
## ---- chunk 42
knitr::include_graphics('/post/2021-08-10-choosing-nearby-colors-part-2/index.en-us_files/C_lower_h_c.png', error = FALSE)
## ---- chunk 43
knitr::include_graphics('/post/2021-08-10-choosing-nearby-colors-part-2/index.en-us_files/C_lower_par_per.png', error = FALSE)
## ---- chunk 44
knitr::include_graphics('/post/2021-08-10-choosing-nearby-colors-part-2/index.en-us_files/C_lower_per_l.png', error = FALSE)
## ---- chunk 45
knitr::include_graphics('/post/2021-08-10-choosing-nearby-colors-part-2/index.en-us_files/C_lower_par_l.png', error = FALSE)
## ---- chunk 46
knitr::include_graphics('/post/2021-08-10-choosing-nearby-colors-part-2/index.en-us_files/C_lower_samples.png', error = FALSE)
## ---- chunk 47
knitr::include_graphics('/post/2021-08-10-choosing-nearby-colors-part-2/index.en-us_files/C_lower_samples2.png', error = FALSE)
## ---- chunk 48
## Try higher value of C ----
C_point <- 75
 
xyl <- get_xyl_data(H_point, C_point, L_point, width, n_color)

hcl <- get_hcl_data(H_point, C_point, L_point, width, n_color)

compare <- rbind(xyl[, c('H', 'C', 'L', 'x', 'y', 
                         'H_cut', 'C_cut', 'L_cut', 
                         'perpendicular_from_C_L', 'parallel_along_C_L', 
                         'perpendicular_from_C_L_cut', 'parallel_along_C_L_cut',
                         'row_value', 'col_value', 'color_value')],
                 hcl[, c('H', 'C', 'L', 'x', 'y', 
                         'H_cut', 'C_cut', 'L_cut', 
                         'perpendicular_from_C_L', 'parallel_along_C_L', 
                         'perpendicular_from_C_L_cut', 'parallel_along_C_L_cut',
                         'row_value', 'col_value', 'color_value')]) %>%
  mutate(setting = c(rep('XYL', n_color), rep('HCL', n_color))) 

# C L plane
graph_C_L_by_H_comparison(compare)
ggsave(here::here("output", "color_compare", "C_higher_c_l.png"), 
       width = 5, height = 4)

# H L curve
graph_H_L_by_C_comparison(compare, H_point)
ggsave(here::here("output", "color_compare", "C_higher_h_l.png"), 
       width = 5, height = 4)

# H C plane
graph_x_y_by_L_comparison(compare, H_point)
ggsave(here::here("output", "color_compare", "C_higher_h_c.png"), 
       width = 5, height = 4)

# C tangent plane
graph_parallel_perpendicular_by_L_comparison(compare)
ggsave(here::here("output", "color_compare", "C_higher_par_per.png"), 
       width = 5, height = 5)

graph_perpendicular_L_by_parallel_comparison(compare)
ggsave(here::here("output", "color_compare", "C_higher_per_l.png"), 
       width = 5, height = 4)

graph_parallel_L_by_perpendicular_comparison(compare)
ggsave(here::here("output", "color_compare", "C_higher_par_l.png"), 
       width = 5, height = 4)

compare <- compare %>%
  group_by(setting) %>%
  arrange((180 - abs(abs(H - H_point) - 180)) * 
            sign(180 - abs(H - H_point)) * sign(H - H_point)) %>%
  mutate(col_value = ceiling(row_number() / sqrt(n_color))) %>%
  arrange(col_value, L) %>%
  group_by(setting, col_value) %>%
  mutate(row_value = row_number())

ggplot(data = compare,
       aes(x = col_value,
           y = row_value,
           fill = color_value)) +
  geom_tile() +
  coord_equal() +
  scale_fill_identity() +
  theme_void() +
  facet_grid(~setting)
ggsave(here::here("output", "color_compare", "C_higher_samples.png"), 
       width = 5, height = 2.5)

compare <- compare %>%
  group_by(setting) %>%
  arrange((180 - abs(abs(H - H_point) - 180)) * 
            sign(180 - abs(H - H_point)) * sign(H - H_point)) %>%
  mutate(col_value = ceiling(row_number() / sqrt(n_color))) %>%
  arrange(col_value, C) %>%
  group_by(setting, col_value) %>%
  mutate(row_value = row_number())

ggplot(data = compare,
       aes(x = col_value,
           y = row_value,
           fill = color_value)) +
  geom_tile() +
  coord_equal() +
  scale_fill_identity() +
  theme_void() +
  facet_grid(~setting)
ggsave(here::here("output", "color_compare", "C_higher_samples2.png"), 
       width = 5, height = 2.5)
## ---- chunk 49
knitr::include_graphics('/post/2021-08-10-choosing-nearby-colors-part-2/index.en-us_files/C_higher_c_l.png', error = FALSE)
## ---- chunk 50
knitr::include_graphics('/post/2021-08-10-choosing-nearby-colors-part-2/index.en-us_files/C_higher_h_l.png', error = FALSE)
## ---- chunk 51
knitr::include_graphics('/post/2021-08-10-choosing-nearby-colors-part-2/index.en-us_files/C_higher_h_c.png', error = FALSE)
## ---- chunk 52
knitr::include_graphics('/post/2021-08-10-choosing-nearby-colors-part-2/index.en-us_files/C_higher_par_per.png', error = FALSE)
## ---- chunk 53
knitr::include_graphics('/post/2021-08-10-choosing-nearby-colors-part-2/index.en-us_files/C_higher_per_l.png', error = FALSE)
## ---- chunk 54
knitr::include_graphics('/post/2021-08-10-choosing-nearby-colors-part-2/index.en-us_files/C_higher_par_l.png', error = FALSE)
## ---- chunk 55
knitr::include_graphics('/post/2021-08-10-choosing-nearby-colors-part-2/index.en-us_files/C_higher_samples.png', error = FALSE)
## ---- chunk 56
knitr::include_graphics('/post/2021-08-10-choosing-nearby-colors-part-2/index.en-us_files/C_higher_samples2.png', error = FALSE)
